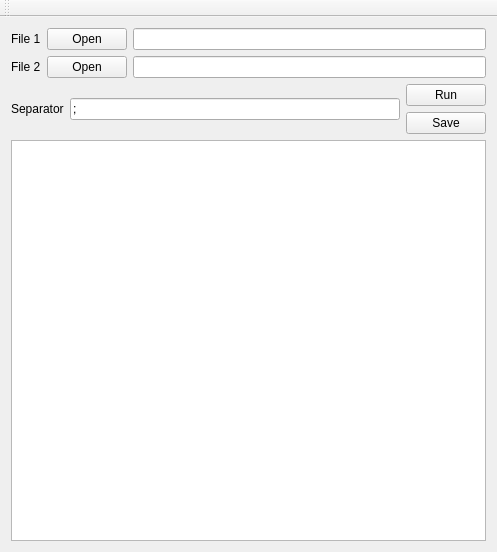
<?xml version="1.0" encoding="UTF-8"?>
<ui version="4.0">
 <class>MainWindow</class>
 <widget class="QMainWindow" name="MainWindow">
  <property name="geometry">
   <rect>
    <x>0</x>
    <y>0</y>
    <width>497</width>
    <height>552</height>
   </rect>
  </property>
  <property name="windowTitle">
   <string>MainWindow</string>
  </property>
  <widget class="QWidget" name="centralWidget">
   <layout class="QGridLayout" name="gridLayout_3">
    <item row="0" column="0" colspan="2">
     <layout class="QGridLayout" name="gridLayout">
      <item row="0" column="0">
       <widget class="QLabel" name="label">
        <property name="text">
         <string>File 1</string>
        </property>
       </widget>
      </item>
      <item row="0" column="1">
       <widget class="QPushButton" name="openFile1_pushButton">
        <property name="text">
         <string>Open</string>
        </property>
       </widget>
      </item>
      <item row="0" column="2">
       <widget class="QLineEdit" name="openFile1_lineEdit"/>
      </item>
      <item row="1" column="0">
       <widget class="QLabel" name="label_2">
        <property name="text">
         <string>File 2</string>
        </property>
       </widget>
      </item>
      <item row="1" column="1">
       <widget class="QPushButton" name="openFile2_pushButton">
        <property name="text">
         <string>Open</string>
        </property>
       </widget>
      </item>
      <item row="1" column="2">
       <widget class="QLineEdit" name="openFile2_lineEdit"/>
      </item>
     </layout>
    </item>
    <item row="1" column="0" rowspan="2">
     <layout class="QGridLayout" name="gridLayout_2">
      <item row="0" column="0">
       <widget class="QLabel" name="label_3">
        <property name="text">
         <string>Separator</string>
        </property>
       </widget>
      </item>
      <item row="0" column="1">
       <widget class="QLineEdit" name="separator_lineEdit">
        <property name="text">
         <string>;</string>
        </property>
       </widget>
      </item>
     </layout>
    </item>
    <item row="1" column="1">
     <widget class="QPushButton" name="run_pushButton">
      <property name="text">
       <string>Run</string>
      </property>
     </widget>
    </item>
    <item row="2" column="1">
     <widget class="QPushButton" name="save_pushButton">
      <property name="text">
       <string>Save</string>
      </property>
     </widget>
    </item>
    <item row="3" column="0" colspan="2">
     <widget class="QPlainTextEdit" name="dataOut_plainTextEdit"/>
    </item>
   </layout>
  </widget>
  <widget class="QToolBar" name="mainToolBar">
   <attribute name="toolBarArea">
    <enum>TopToolBarArea</enum>
   </attribute>
   <attribute name="toolBarBreak">
    <bool>false</bool>
   </attribute>
  </widget>
 </widget>
 <layoutdefault spacing="6" margin="11"/>
 <resources/>
 <connections/>
</ui>
